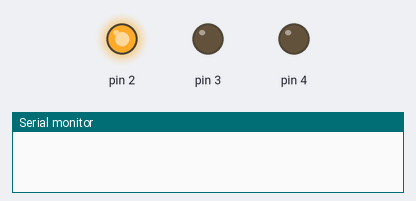
A sketch run on a simulated Arduino Uno, built with avr-gcc and run on an emulated ATmega328P. On the bench: output pins drawn as LEDs (lit = HIGH), the last lines printed to the serial monitor.

Above: at 0.2 s.
At 1.2 s:
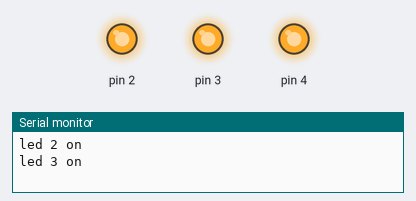
At 1.7 s:
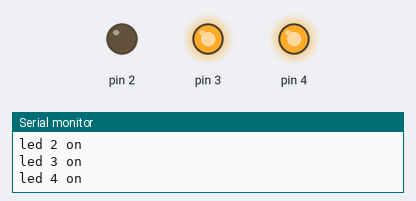
At 2.2 s:
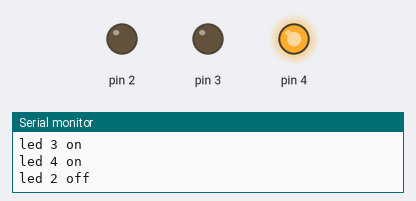
At 3.7 s:
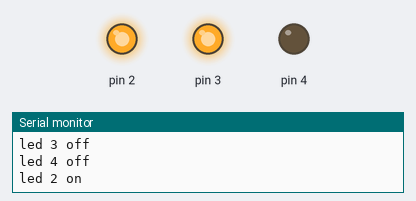
At 5.7 s:
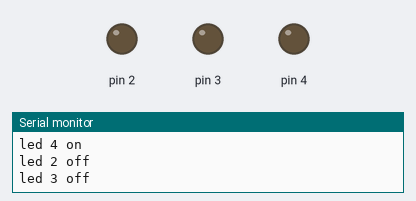
Timing chart, 0 to 6.9 s (numbered marks = the images above):
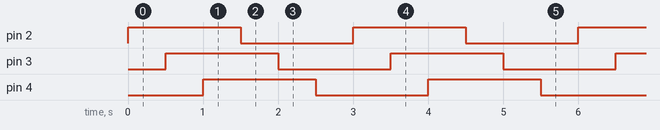

Measured:
- by itself, pin 2–4: alternates HIGH for 1.5 s and LOW for 1.5 s
- by itself, everything shown: repeats every 3.0 s, in 6 steps

The sketch:

led.ino
```cpp
void setup(){
  Serial.begin(9600);

  for(int i = 2; i <= 4; i++){
    pinMode(i, OUTPUT);
  }
}

void loop(){
  for(int i = 2; i <=4; i++){
    digitalWrite(i, HIGH);
    delay(500);
    Serial.print("led ");
    Serial.print(i);
    Serial.println(" on");
  }
  for(int i = 2; i <=4; i++){
    digitalWrite(i, LOW);
    delay(500);
    Serial.print("led ");
    Serial.print(i);
    Serial.println(" off");
  }
}
```
